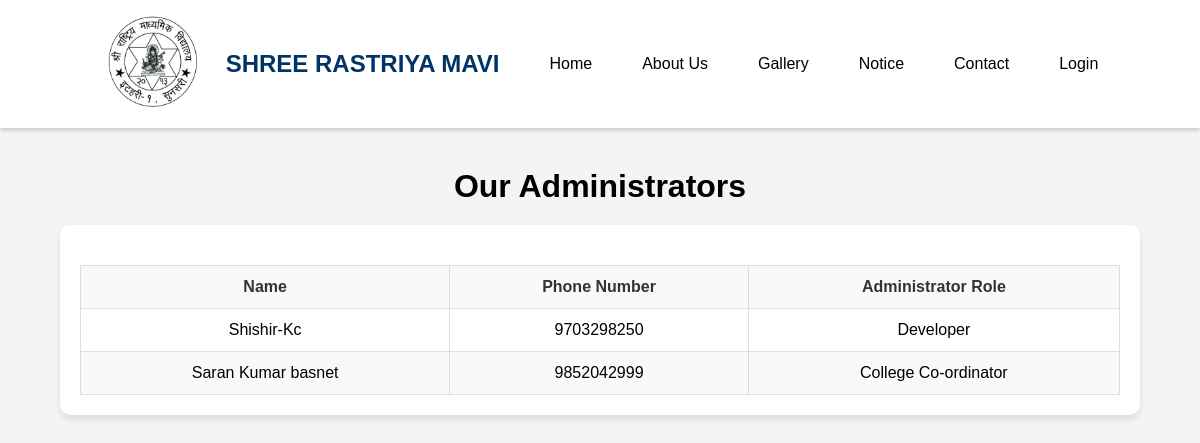
/Shree-Rastriya-Secondary-School/administrator/, run on the app's committed database.
### home/models.py (models this page shows, shortened)
class Administrator(models.Model):
    name = models.CharField(max_length=100)
    contact = models.IntegerField(null=True,blank=True)
    Administrator_Role = models.CharField(max_length=100)

### home/views.py (the view)
# urls.py: path('Shree-Rastriya-Secondary-School/administrator/',views.Administrator,name='ah'),
def Administrator(request):
    data = models.Administrator.objects.all()
    context = {
        'users':data
    }
    return render(request,'home/Administrator.html',context)

### home/templates/home/Administrator.html (shortened to what this page needs)
{% extends "home/navbar.html" %}
{% block content %}
<html lang="en">
<head>
</head>
<body>
    <h1>Our Administrators</h1>
    <div class="table-container">
        <table>
            <thead>
                <tr>
                    <th>Name</th>
                    <th>Phone Number</th>
                    <th>Administrator Role</th>
                </tr>
            </thead>
            <tbody>
                {% for user in users %}
                <tr>
                    <td>{{ user.name }}</td>
                    <td>{{ user.contact }}</td>
                    <td>
                        {{user.Administrator_Role}}
                    </td>
                </tr>
                {% endfor %}
            </tbody>
        </table>
    </div>
</body>
</html>
{% endblock %}

### home/static/home/css/navbar.css (style rules this page uses)
* { margin: 0; padding: 0; box-sizing: border-box; }

### home/templates/home/navbar.html (style rules this page uses)
body { margin: 0; font-family: Arial, sans-serif; background-color: #f4f4f4; }
body { padding-top: 80px; }

### home/templates/home/Administrator.html (style rules this page uses)
body { font-family: Arial, sans-serif; background-color: #f4f4f4; margin: 0; padding: 0; }
h1 { text-align: center; margin-bottom: 20px; }
.table-container { max-width: 90%; margin: 0 auto; background: white; padding: 20px; border-radius: 10px; box-shadow: 0 4px 6px rgba(0, 0, 0, 0.1); }
table { width: 100%; border-collapse: collapse; margin-top: 20px; }
th, td { border: 1px solid #ddd; padding: 12px; text-align: center; }
th { background-color: #f8f9fa; color: #333; font-weight: bold; }
tr:nth-child(even) { background-color: #f9f9f9; }

### data on the page
Administrator: name "Shishir-Kc", contact "9703298250", Administrator_Role "Developer"
Administrator: name "Saran Kumar basnet", contact "9852042999", Administrator_Role "College Co-ordinator"
